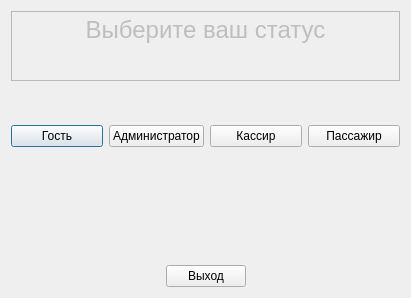
<?xml version="1.0" encoding="UTF-8"?>
<ui version="4.0">
 <class>EntryDialog</class>
 <widget class="QDialog" name="EntryDialog">
  <property name="geometry">
   <rect>
    <x>0</x>
    <y>0</y>
    <width>411</width>
    <height>298</height>
   </rect>
  </property>
  <property name="windowTitle">
   <string>Dialog</string>
  </property>
  <layout class="QVBoxLayout" name="verticalLayout" stretch="1,2,8,6,0">
   <item>
    <widget class="QTextEdit" name="textEdit">
     <property name="enabled">
      <bool>false</bool>
     </property>
     <property name="html">
      <string>&lt;!DOCTYPE HTML PUBLIC &quot;-//W3C//DTD HTML 4.0//EN&quot; &quot;http://www.w3.org/TR/REC-html40/strict.dtd&quot;&gt;
&lt;html&gt;&lt;head&gt;&lt;meta name=&quot;qrichtext&quot; content=&quot;1&quot; /&gt;&lt;style type=&quot;text/css&quot;&gt;
p, li { white-space: pre-wrap; }
&lt;/style&gt;&lt;/head&gt;&lt;body style=&quot; font-family:'MS Shell Dlg 2'; font-size:8.25pt; font-weight:400; font-style:normal;&quot;&gt;
&lt;p align=&quot;center&quot; style=&quot; margin-top:0px; margin-bottom:0px; margin-left:0px; margin-right:0px; -qt-block-indent:0; text-indent:0px;&quot;&gt;&lt;span style=&quot; font-size:18pt;&quot;&gt;Выберите ваш статус&lt;/span&gt;&lt;/p&gt;&lt;/body&gt;&lt;/html&gt;</string>
     </property>
    </widget>
   </item>
   <item>
    <spacer name="verticalSpacer_2">
     <property name="orientation">
      <enum>Qt::Vertical</enum>
     </property>
     <property name="sizeHint" stdset="0">
      <size>
       <width>20</width>
       <height>17</height>
      </size>
     </property>
    </spacer>
   </item>
   <item>
    <layout class="QHBoxLayout" name="horizontalLayout_2" stretch="0,0,0,0">
     <property name="spacing">
      <number>6</number>
     </property>
     <property name="topMargin">
      <number>0</number>
     </property>
     <item>
      <widget class="QPushButton" name="pushButtonGuest">
       <property name="text">
        <string>Гость</string>
       </property>
      </widget>
     </item>
     <item>
      <widget class="QPushButton" name="pushButtonAdmin">
       <property name="text">
        <string>Администратор</string>
       </property>
      </widget>
     </item>
     <item>
      <widget class="QPushButton" name="pushButtonCashier">
       <property name="text">
        <string>Кассир</string>
       </property>
      </widget>
     </item>
     <item>
      <widget class="QPushButton" name="pushButtonPassanger">
       <property name="text">
        <string>Пассажир</string>
       </property>
      </widget>
     </item>
    </layout>
   </item>
   <item>
    <spacer name="verticalSpacer">
     <property name="orientation">
      <enum>Qt::Vertical</enum>
     </property>
     <property name="sizeHint" stdset="0">
      <size>
       <width>20</width>
       <height>57</height>
      </size>
     </property>
    </spacer>
   </item>
   <item>
    <layout class="QHBoxLayout" name="horizontalLayout">
     <item>
      <spacer name="horizontalSpacer_2">
       <property name="orientation">
        <enum>Qt::Horizontal</enum>
       </property>
       <property name="sizeHint" stdset="0">
        <size>
         <width>40</width>
         <height>20</height>
        </size>
       </property>
      </spacer>
     </item>
     <item>
      <widget class="QPushButton" name="pushButtonExit">
       <property name="text">
        <string>Выход</string>
       </property>
      </widget>
     </item>
     <item>
      <spacer name="horizontalSpacer">
       <property name="orientation">
        <enum>Qt::Horizontal</enum>
       </property>
       <property name="sizeHint" stdset="0">
        <size>
         <width>40</width>
         <height>20</height>
        </size>
       </property>
      </spacer>
     </item>
    </layout>
   </item>
  </layout>
 </widget>
 <resources/>
 <connections/>
</ui>
